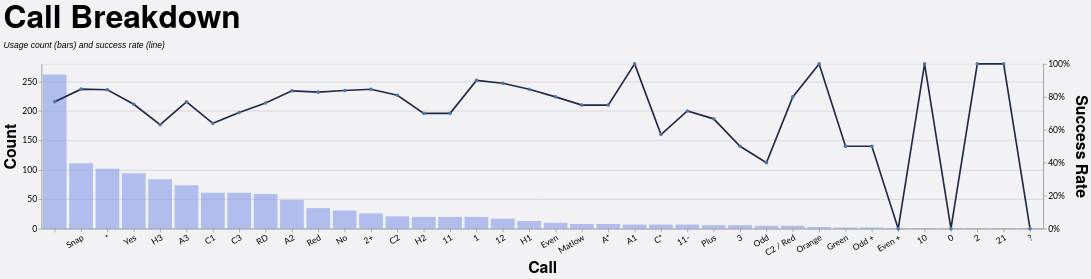

Vega-Lite specification for this chart:
### Vega-Lite specification from a JSON file in a GitHub repository (floating-point values rounded to 4 significant figures; data arrays with more than 128 entries replaced by an {"elided": "..."} marker saying what was removed)
{"config": {"axis": {"labelFont": "Lato, sans-serif", "titleFont": "PT Sans Narrow, Helvetica Neue, Helvetica, Arial, sans-serif", "labelFontSize": 13, "titleFontSize": 24, "gridColor": "#202947", "gridOpacity": 0.2}, "header": {"labelFont": "PT Sans Narrow, Helvetica Neue, Helvetica, Arial, sans-serif", "titleFont": "PT Sans Narrow, Helvetica Neue, Helvetica, Arial, sans-serif", "labelFontSize": 24, "titleFontSize": 28, "labelFontWeight": "bold", "orient": "left"}, "legend": {"labelFont": "Lato, sans-serif", "titleFont": "PT Sans Narrow, Helvetica Neue, Helvetica, Arial, sans-serif", "labelFontSize": 14, "titleFontSize": 16, "titlePadding": 5, "fillColor": "white", "strokeColor": "black", "padding": 10, "titleFontWeight": "lighter", "titleFontStyle": "italic", "titleColor": "gray", "offset": 10}, "title": {"font": "PT Sans Narrow, Helvetica Neue, Helvetica, Arial, sans-serif", "fontSize": 48, "fontWeight": "bold", "anchor": "start", "align": "center", "titlePadding": 20, "subtitlePadding": 10, "subtitleFontSize": 13, "subtitleColor": "", "subtitleFontStyle": "italic", "offset": 15, "color": "black"}, "axisX": {"labelAngle": 0}, "facet": {"title": null, "header": null, "align": {"row": "each", "column": "each"}}, "resolve": {"scale": {"y": "independent", "facet": "independent"}}, "background": "#f2f1f4"}, "layer": [{"mark": {"type": "bar", "color": "#7d96e8", "opacity": 0.55}, "encoding": {"tooltip": [{"field": "call", "title": "Call", "type": "nominal"}, {"field": "won", "format": ",.0f", "title": "Won", "type": "quantitative"}, {"field": "attempts", "format": ",.0f", "title": "Attempts", "type": "quantitative"}, {"field": "success_rate", "format": ".1%", "title": "Success Rate", "type": "quantitative"}], "x": {"axis": {"labelAngle": -30}, "field": "call", "sort": "-y", "title": "Call", "type": "nominal"}, "y": {"axis": {"format": ",.0f", "orient": "left"}, "field": "attempts", "title": "Count", "type": "quantitative"}}, "transform": [{"filter": "(loSquad == 'All' || datum.squad == loSquad) && (loGameType == 'All' || (loGameType == 'League + Cup' && (datum.game_type == 'League' || datum.game_type == 'Cup')) || (loGameType == 'League only' && datum.game_type == 'League') || datum.game_type == loGameType) && (loOpposition == 'All' || datum.opposition == loOpposition) && (loThrower == 'All' || datum.thrower == loThrower) && (loJumper == 'All' || datum.jumper == loJumper) && (loArea == 'All' || datum.area == loArea) && (loNumbers == 'All' || datum.numbers == loNumbers) && (loCallType == 'All' || datum.call_type == loCallType)"}, {"filter": "(loSeason == 'All' || datum.season == loSeason)"}, {"aggregate": [{"op": "count", "as": "attempts"}, {"op": "sum", "field": "won", "as": "won"}], "groupby": ["call"]}, {"calculate": "datum.won / datum.attempts", "as": "success_rate"}]}, {"mark": {"type": "line", "color": "#202946", "point": true, "strokeWidth": 2.5}, "encoding": {"tooltip": [{"field": "call", "title": "Call", "type": "nominal"}, {"field": "won", "format": ",.0f", "title": "Won", "type": "quantitative"}, {"field": "attempts", "format": ",.0f", "title": "Attempts", "type": "quantitative"}, {"field": "success_rate", "format": ".1%", "title": "Success Rate", "type": "quantitative"}], "x": {"axis": {"labelAngle": -30}, "field": "call", "sort": "-y", "title": "Call", "type": "nominal"}, "y": {"axis": {"format": "%", "orient": "right"}, "field": "success_rate", "scale": {"domain": [0, 1]}, "title": "Success Rate", "type": "quantitative"}}, "transform": [{"filter": "(loSquad == 'All' || datum.squad == loSquad) && (loGameType == 'All' || (loGameType == 'League + Cup' && (datum.game_type == 'League' || datum.game_type == 'Cup')) || (loGameType == 'League only' && datum.game_type == 'League') || datum.game_type == loGameType) && (loOpposition == 'All' || datum.opposition == loOpposition) && (loThrower == 'All' || datum.thrower == loThrower) && (loJumper == 'All' || datum.jumper == loJumper) && (loArea == 'All' || datum.area == loArea) && (loNumbers == 'All' || datum.numbers == loNumbers) && (loCallType == 'All' || datum.call_type == loCallType)"}, {"filter": "(loSeason == 'All' || datum.season == loSeason)"}, {"aggregate": [{"op": "count", "as": "attempts"}, {"op": "sum", "field": "won", "as": "won"}], "groupby": ["call"]}, {"calculate": "datum.won / datum.attempts", "as": "success_rate"}]}], "data": {"name": "data-608d443b1e14bf70169d45af92809b6e"}, "height": 250, "params": [{"name": "loSquad", "value": "All"}, {"name": "loSeason", "value": "All"}, {"name": "loGameType", "value": "All"}, {"name": "loOpposition", "value": "All"}, {"name": "loThrower", "value": "All"}, {"name": "loJumper", "value": "All"}, {"name": "loArea", "value": "All"}, {"name": "loNumbers", "value": "All"}, {"name": "loCallType", "value": "All"}], "resolve": {"scale": {"y": "independent"}}, "title": {"text": "Call Breakdown", "subtitle": "Usage count (bars) and success rate (line)"}, "width": {"step": 40}, "$schema": "https://vega.github.io/schema/vega-lite/v5.20.1.json", "datasets": {"data-608d443b1e14bf70169d45af92809b6e": {"elided": "1242 records"}}}
